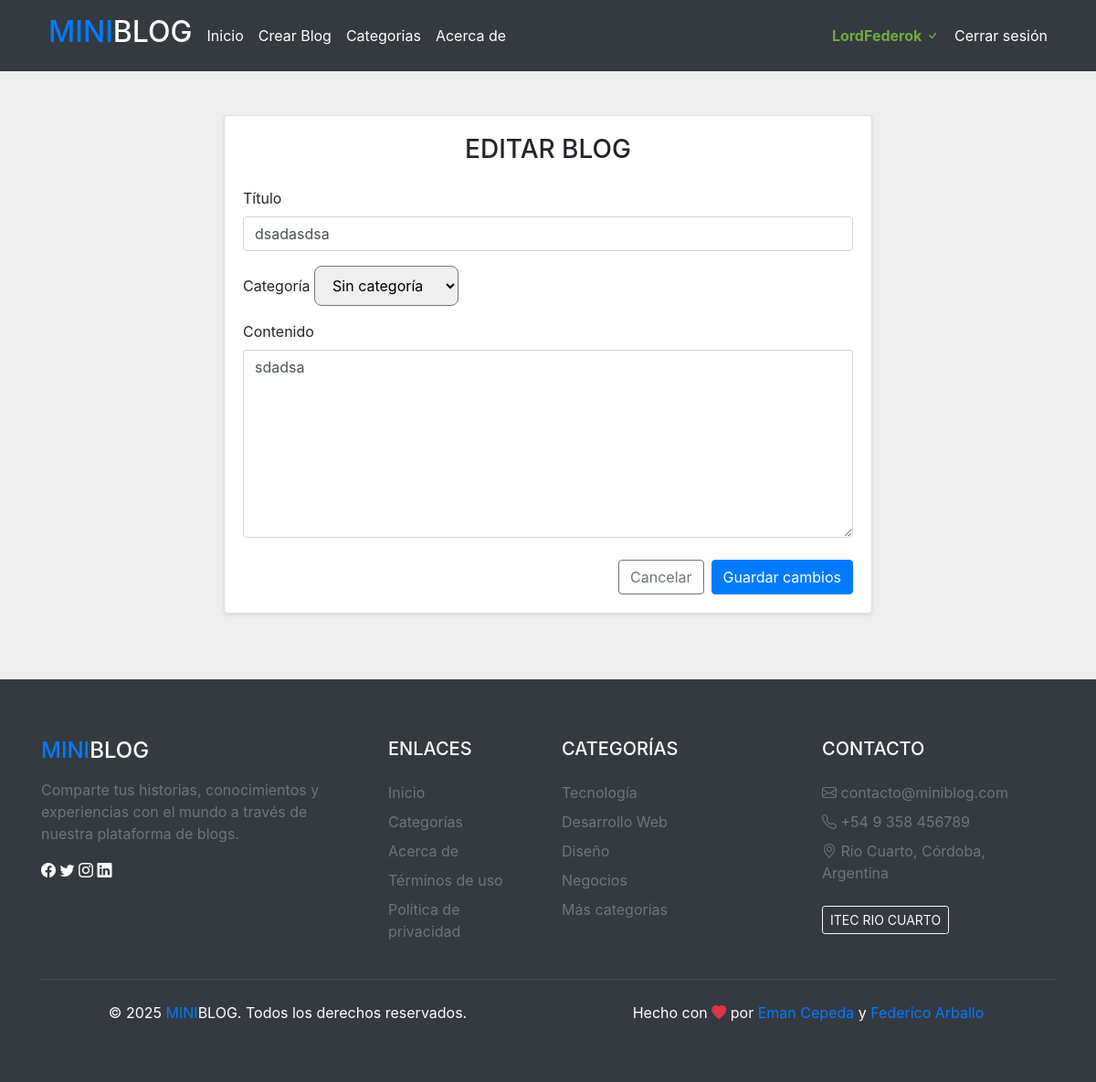
The app's page /blog/1/edit (signed in) with its own data.
### models.py (models this page shows, shortened)
class Users(db.Model, UserMixin):
    id = db.Column(db.Integer, primary_key=True)
    username = db.Column(db.String(80), unique=True, nullable=False)
    email = db.Column(db.String(120), unique=True, nullable=False)
    password_hash = db.Column(db.String(256), nullable=False)
    blogs = db.relationship('Blogs', backref='author', lazy=True)

class Blogs(db.Model):
    id = db.Column(db.Integer, primary_key=True)
    title = db.Column(db.String(100), nullable=False)
    description = db.Column(db.Text, nullable=False)
    created_at = db.Column(db.DateTime, default=db.func.current_timestamp())
    user_id = db.Column(db.Integer, db.ForeignKey('users.id'), nullable=False)
    category_id = db.Column(db.Integer, db.ForeignKey('category.id'), nullable=True)
    comments = db.relationship('Comment', backref='blog', lazy=True, cascade='all, delete-orphan')

### app.py (the view, shortened to what this page needs)
    @app.route('/blog/<int:blog_id>/edit', methods=['GET', 'POST'])
    @login_required
    def edit_blog(blog_id):
        blog = Blogs.query.get_or_404(blog_id)
        if current_user.id != blog.user_id:
            flash('No tienes permiso para editar este blog', 'danger')
            return redirect(url_for('blog_detalle', blog_id=blog_id))
        categories = Category.query.all()
        return render_template('edit_blog.html', blog=blog, categories=categories)

### app.py (called while the page is built)
def create_app():
    app = Flask(__name__)
    app.secret_key = 'mi_super_secreto_12345'
    app.config['SQLALCHEMY_DATABASE_URI'] = 'sqlite:///blog.db'
    app.config['SQLALCHEMY_TRACK_MODIFICATIONS'] = False
    init_app(app)
    login_manager.init_app(app)
    login_manager.login_view = 'login'
    @login_manager.user_loader
    def load_user(user_id):
        return Users.query.get(int(user_id))
    register_routes(app)
    with app.app_context():
        db.create_all()
        create_default_categories()
    return app

### templates/edit_blog.html (shortened to what this page needs)
{% extends "layout.html" %}
{% block content %}
<div class="container py-4">
    <div class="row justify-content-center">
        <div class="col-md-8">
            <div class="card shadow-sm">
                <div class="card-body">
                    <h3 class="text-center mb-4"><span>EDITAR</span> BLOG</h3>
                    <form method="post" action="{{ url_for('edit_blog', blog_id=blog.id) }}">
                        <div class="form-group mb-3">
                            <label for="title" class="form-label">Título</label>
                            <input type="text" class="form-control" id="title" name="title" value="{{ blog.title }}" required>
                        </div>
                        <div class="form-group mb-3">
                            <label for="category_id" class="form-label">Categoría</label>
                            <select class="form-select" id="category_id" name="category_id">
                                <option value="">Sin categoría</option>
                            </select>
                        </div>
                        <div class="form-group mb-4">
                            <label for="description" class="form-label">Contenido</label>
                            <textarea class="form-control" id="description" name="description" rows="8" required>{{ blog.description }}</textarea>
                        </div>
                        <div class="d-grid gap-2 d-md-flex justify-content-md-end">
                            <a href="{{ url_for('index') }}" class="btn btn-outline-secondary me-md-2 mx-2">Cancelar</a>
                            <button type="submit" class="btn btn-primary">Guardar cambios</button>
                        </div>
                    </form>
                </div>
            </div>
        </div>
    </div>
</div>
{% endblock %}

### templates/layout.html (shortened to what this page needs)
<!doctype html>
<html lang="es">
  <head>
    <link rel="stylesheet" href="{{ url_for('static', filename='css/stiles.css') }}">
    <link rel="stylesheet" href="https://stackpath.bootstrapcdn.com/bootstrap/4.3.1/css/bootstrap.min.css">
  </head>
  <body class="d-flex flex-column min-vh-100" style="background-color: #eeeeee; margin: 0; padding: 0;">
    <nav class="navbar navbar-expand-sm navbar-light bg-dark text-white">
      <div class="container">
        <h2 class="text-center p-2"><span class="text-primary">MINI</span>BLOG</h2>
        <div class="collapse navbar-collapse" id="collapsibleNavId">
          <ul class="navbar-nav mr-auto mt-2 mt-lg-0 ">
            <li class="nav-item">
              <a id="links" class="nav-link" href="{{ url_for('index') }}">Inicio</a>
            </li>
            <li class="nav-item">
              <a id="links" class="nav-link" href="{{ url_for('crear_blog') }}">Crear Blog</a>
            </li>
            <li class="nav-item">
              <a id="links" class="nav-link" href="{{ url_for('categoria') }}">Categorias</a>
            </li>
            <li class="nav-item">
              <a id="links" class="nav-link" href="{{ url_for('about') }}">Acerca de</a>
            </li>
          </ul>
          <ul class="navbar-nav ml-auto">
            {% if current_user.is_authenticated %}
              <li class="nav-item">
                <a id="User" class="nav-link" href="#">{{ current_user.username }} <i class="bi bi-check"></i></a>
              </li>
              <li class="nav-item">
                <a id="links" class="nav-link" href="{{ url_for('logout') }}">Cerrar sesión</a>
              </li>
            {% endif %}
          </ul>
        </div>
      </div>
    </nav>
    <main class="flex-grow-1">
      <div class="container mt-4">
      {% block content %}{% endblock %}
      </div>
    </main>
    <footer class="bg-dark text-white mt-5 w-100">
      <div class="container py-5">
        <div class="row g-4">
          <div class="col-md-4 mb-4 mb-md-0">
            <h4 class="d-flex align-items-center mb-3">
              <span class="text-primary fw-bold">MINI</span>BLOG
            </h4>
            <p class="text-muted">Comparte tus historias, conocimientos y experiencias con el mundo a través de nuestra plataforma de blogs.</p>
            <div class="social-links mt-3">
              <a href="#" class="text-white me-3" title="Facebook"><i class="bi bi-facebook fs-5"></i></a>
              <a href="#" class="text-white me-3" title="Twitter"><i class="bi bi-twitter fs-5"></i></a>
              <a href="#" class="text-white me-3" title="Instagram"><i class="bi bi-instagram fs-5"></i></a>
              <a href="#" class="text-white" title="LinkedIn"><i class="bi bi-linkedin fs-5"></i></a>
            </div>
          </div>
          <div class="col-md-2 col-6 mb-4 mb-md-0">
            <h5 class="text-uppercase mb-4">Enlaces</h5>
            <ul class="list-unstyled">
              <li class="mb-2"><a href="{{ url_for('index') }}" class="text-muted text-decoration-none">Inicio</a></li>
              <li class="mb-2"><a href="{{ url_for('categoria') }}" class="text-muted text-decoration-none">Categorías</a></li>
              <li class="mb-2"><a href="{{ url_for('about') }}" class="text-muted text-decoration-none">Acerca de</a></li>
              <li class="mb-2"><a href="#" class="text-muted text-decoration-none">Términos de uso</a></li>
              <li><a href="#" class="text-muted text-decoration-none">Política de privacidad</a></li>
            </ul>
          </div>
          <div class="col-md-3 col-6 mb-4 mb-md-0">
            <h5 class="text-uppercase mb-4">Categorías</h5>
            <ul class="list-unstyled">
              <li class="mb-2"><a href="#" class="text-muted text-decoration-none">Tecnología</a></li>
              <li class="mb-2"><a href="#" class="text-muted text-decoration-none">Desarrollo Web</a></li>
              <li class="mb-2"><a href="#" class="text-muted text-decoration-none">Diseño</a></li>
              <li class="mb-2"><a href="#" class="text-muted text-decoration-none">Negocios</a></li>
              <li><a href="#" class="text-muted text-decoration-none">Más categorías</a></li>
            </ul>
          </div>
          <div class="col-md-3">
            <h5 class="text-uppercase mb-4">Contacto</h5>
            <ul class="list-unstyled text-muted">
              <li class="mb-2"><i class="bi bi-envelope me-2"></i> contacto@miniblog.com</li>
              <li class="mb-2"><i class="bi bi-telephone me-2"></i> +54 9 358 456789</li>
              <li><i class="bi bi-geo-alt me-2"></i> Rio Cuarto, Córdoba, Argentina</li>
            </ul>
            <div class="mt-4">
              <button class="btn btn-outline-light btn-sm">ITEC RIO CUARTO</button>
            </div>
          </div>
        </div>
        <hr class="mt-4 mb-4" style="border-color: rgba(255,255,255,0.1);">
        <div class="row align-items-center">
          <div class="col-md-6 text-center text-md-start mb-3 mb-md-0">
            <p class="mb-0">&copy; 2025 <span class="text-primary">MINI</span>BLOG. Todos los derechos reservados.</p>
          </div>
          <div class="col-md-6 text-center text-md-end">
            <p class="mb-0">Hecho con <i class="bi bi-heart-fill text-danger"></i> por <a href="#" class="text-decoration-none text-primary">Eman Cepeda</a> y <a href="#" class="text-decoration-none text-primary">Federico Arballo</a></p>
          </div>
        </div>
      </div>
    </footer>
    <link rel="stylesheet" href="https://cdn.jsdelivr.net/npm/bootstrap-icons@1.13.1/font/bootstrap-icons.min.css">
  </body>
</html>

### static/css/stiles.css (style rules this page uses)
#links { color: #fff; }
#User { color: #71aa42; font-weight: bold; }
html { position: relative; min-height: 100%; }
body { background-color: #eee5cc; display: flex; flex-direction: column; min-height: 100vh; }
.container { flex: 1; }
footer { position: relative; bottom: 0; width: 100%; background-color: #333; color: white; padding: 1rem; margin-top: auto; }
.container p { overflow:auto; }
.card { transition: transform 0.3s ease, box-shadow 0.3s ease; border: none; border-radius: 10px; }
.form-control, .form-select { border-radius: 8px; padding: 10px 15px; }
.btn { padding: 8px 20px; border-radius: 20px; font-weight: 500; }

### records on screen
Users: username "LordFederok"
Blogs: title "dsadasdsa", description "sdadsa"
